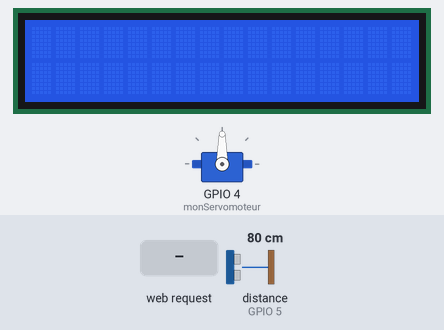
A program run on a simulated ESP8266 (NodeMCU). Parts: servo, 16×2 character LCD. Wiring (inferred from the names in the program): ultrasonic range finder: trigger GPIO 16; echo GPIO 5. Inputs (shaded band) come from the test bench; at power-on: distance to the obstacle (sensor on GPIO 5) 80 cm. The echo pulse lasts 58.3 µs per cm; WiFi joins after 1.5 s; servers stay silent unless stated; network time is answered at once with the bench clock; the local clock reads 2024-03-15 10:24:30 at power-on unless the program sets it; what the program prints to the serial monitor is not drawn.

Above: at 3.7 s.
3.8 s: HTTP request GET /?ligne1=F received
At 5.3 s:
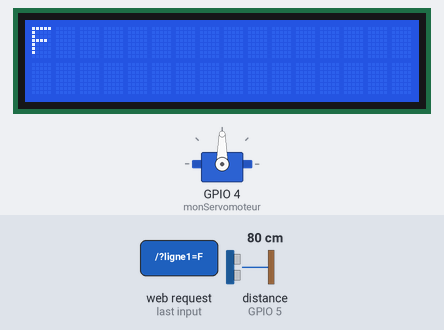
5.6 s: HTTP request GET /?ligne1=O received
At 7.3 s:
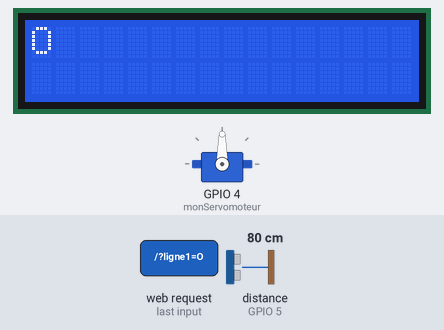
7.6 s: HTTP request GET /?action=O received
10.8 s: HTTP request GET /?ligne1=1 received
At 11.8 s:
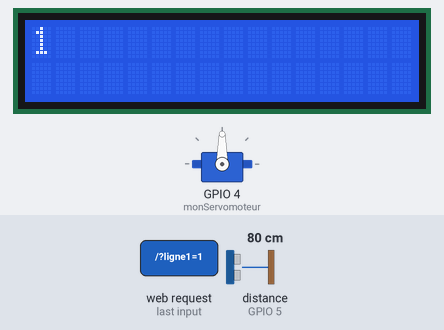
13.0 s: HTTP request GET /?action=F received
At 15.7 s:
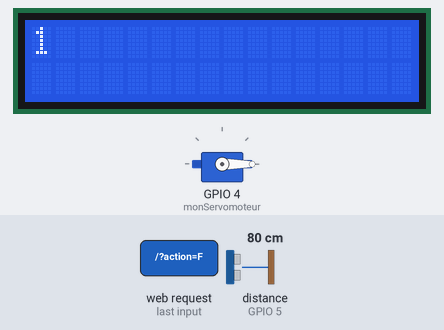
Timing chart, 0 to 17.2 s (numbered marks = the images above; inputs shaded):
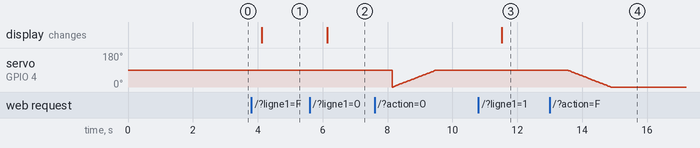

Measured:
- after the input at 3.8 s, the display: changes after 0.33 s (image 1)
- after the input at 5.6 s, the display: changes after 0.54 s (image 2)
- after the input at 10.8 s, the display: changes after 0.72 s (image 3)
- after the input at 13.0 s, servo on GPIO 4 (monServomoteur): moves from 90° to 0° over 1.4 s, starting after 0.54 s

The program:

main.cpp
```cpp
#include <ESP8266WiFi.h>
#include <ESP8266WebServer.h>

#include <Servo.h>

#include <Wire.h>

#include <WiFiClient.h>
#include <WiFiUdp.h>


#include <LiquidCrystal.h>

#include <NTPClient.h>

const char* ssid = "FD-33"; //remplacer par le nom de votre réseau
const char* password = "b7d4853d8745"; //remplacer par le mot de passe de votre réseau


//paramétrer les pin de votre carte

const int trigPin = 16;  //renseigner la pin trig
const int echoPin = 5; //renseigner la pin echo
Servo monServomoteur; //objet servo

// définition des broches auxquelles on a branché l'afficheur LCD
const int pinRS = 2;      // broche 4 (RS) de l'afficheur branchée à GPIO04 de l'ESP8266
const int pinEnable = 0;  // broche 6 (Enable) de l'afficheur branchée à GPIO05 de l'ESP8266
const int pinD4 = 12;  // broche 11 (D4) de l'afficheur branchée à GPIO12 de l'ESP8266
const int pinD5 = 13;  // broche 12 (D5) de l'afficheur branchée à GPIO13 de l'ESP8266
const int pinD6 = 14;  // broche 13 (D6) de l'afficheur branchée à GPIO14 de l'ESP8266
const int pinD7 = 15;  // broche 14 (D7) de l'afficheur branchée à GPIO15 de l'ESP8266

// Initialisation de la bibliothèque LiquidCrystal en utilisant les broches définies ci-dessus:
LiquidCrystal lcd(pinRS, pinEnable, pinD4, pinD5, pinD6, pinD7);

//déclaration des variables

long duration; //variable durée
int distance;  //variable distance

String action = "F";
String action2 = "";

// Affichage initial sur le LCD
String ligne1STR = "";
String ligne2STR = "";

//variable horaire
String heure="";
int heureNum = 25;
String minute="";
int minuteNum = 62;

 // s'il s'agit d'un ESP8266
ESP8266WebServer server(80);

WiFiUDP ntpUDP;

NTPClient temps(ntpUDP, "fr.pool.ntp.org", 3600, 60000);


//Port utilisé

String construitPage() {

  String bouton1Str, bouton2Str;

  String page = "<html lang=fr-FR><head>";
  page += "<title>Ma boîte aux lettres</title>";

  page += "</head><body><h1>Ma boîte aux lettres</h1>";
  page += "<meta charset='utf-8'>";
  page += "<br />";
  page += "<h2>Avez-vous du courrier ? : </h2>";

  //condition d'affichage pour la relève su courrier

  if(distance < 15) { //Ajustez la distance en fonction de la taille de votre boîte aux lettres
    page += "OUI ";
  } else {
    page += "NON";
  }

  page += "<br /><br />";
  page += "<form action='/' method='POST'>";
  page += "<h2>Etat de la porte : ";
  if(action=="F"){
    page += "Fermée";
  }
  else if(action == "O"){
    page += "Ouverte";
  }
  page += "</h2>";
  page += "<p>O: ouvrir et F: fermer </p>";
  page += "<p><INPUT type='text' name='action' value='" + action2 + "'></p>";

  page += "<INPUT type='submit' value='go'><br><br>";

  page += "</form>";

  page += "<br />";
  page += "<form action='/' method='POST'>";
  page += "<h2>Message à afficher sur votre boîte aux lettres</h2>";
  page += "<p>Ligne 1:</p>";
  page += "<p><INPUT type='text' name='ligne1' value='" + ligne1STR + "'></p>";
  page += "<p>Ligne 2:</p>";
  page += "<p><INPUT type='text' name='ligne2' value='" + ligne2STR + "'></p>";
  page += "<INPUT type='submit' value='Appliquer'><br><br>";
  page += "</form>";

  page += "<br />";
  page += "<form action='/' method='POST'>";
  page += "<h2>Programmer une heure d'ouverture</h2>";
  page += "<p>Heure:</p>";
  page += "<p><INPUT type='text' name='heure' value='" + heure + "'></p>";
  page += "<p>Minute:</p>";
  page += "<p><INPUT type='text' name='minute' value='" + minute + "'></p>";
  page += "<INPUT type='submit' value='Appliquer'><br><br>";
  page += "</form>";

  page += "</body></html>";
  return page;
}

void gestionPage() {
   // Vider la trigPin
  digitalWrite(trigPin, LOW);
  delayMicroseconds(2);

  // Mettre la trigPin on HIGH pour 10 secondes
  digitalWrite(trigPin, HIGH);
  delayMicroseconds(10);

  digitalWrite(trigPin, LOW);

  // Récupérer la valeur de la echoPin
  duration = pulseIn(echoPin, HIGH);

  // Calculer la distance
  distance= duration*0.034/2;


  if ( server.hasArg("action") ) {
    action2 = server.arg("action");

     if (action == "F" && action2 == "O")  {
    for (int position = 0; position <= 90; position++) {
      monServomoteur.write(position); //Le moteur effectue 1/4 de tour
      delay(15);
    }
    action=action2;
    action2="";
  }

  //Si on veut fermer la porte
  if (action == "O" && action2 == "F")  {
    for (int position = 90; position >= 0; position--) {
      monServomoteur.write(position); //Le moteur effectue 1/4 de tour
      delay(15);
    }
    action=action2;
    action2="";
  }


  }

  if ( server.hasArg("ligne1") ) {
    ligne1STR = server.arg("ligne1");
    ligne2STR = server.arg("ligne2");

    // Affichage sur le moniteur série, pour débogage
    Serial.print("Commande recue.  Message: ");
    Serial.println(ligne1STR);
    Serial.println(ligne2STR);

    // mise à jour de l'afficheur LCD
    lcd.clear();
    lcd.print(ligne1STR);
    lcd.setCursor(0, 1); // deuxième ligne
    lcd.print(ligne2STR);

  }


  if ( server.hasArg("heure") ) {
    heure = server.arg("heure");
    minute = server.arg("minute");

    // Affichage sur le moniteur série, pour débogage
    Serial.print("Commande recue.  Message: ");
    Serial.println(heure);
    Serial.println(minute);

  }


  server.send ( 200, "text/html", construitPage() );

}

void setup()
{
  // initialisation de la communication série
  Serial.begin(9600);

  // initialisation de la sortie pour le servo moteur
  monServomoteur.attach(4);

  // initialisation de la sortie pour le capteur ultrason

  pinMode(trigPin, OUTPUT); // Sets the trigPin as an Output
  pinMode(echoPin, INPUT); // Sets the echoPin as an Input

   // initialisation de la sortie pour le servo moteur

  Serial.println("Client deconnecter");
  Serial.println("");


  // Vider la trigPin
  digitalWrite(trigPin, LOW);
  delayMicroseconds(2);

  // Mettre la trigPin on HIGH pour 10 secondes
  digitalWrite(trigPin, HIGH);
  delayMicroseconds(10);

  digitalWrite(trigPin, LOW);

  // Récupérer la valeur de la echoPin
  duration = pulseIn(echoPin, HIGH);

  // Calculer la distance
  distance= duration*0.034/2;


  lcd.begin(16, 2);
  lcd.print(ligne1STR);
  lcd.setCursor(0, 1); // deuxième ligne
  lcd.print(ligne2STR);

  //pause
  delay(1000);

  // initialisation de la communication WiFi
  WiFi.begin ( ssid, password );
  while ( WiFi.status() != WL_CONNECTED ) {
    delay ( 500 ); Serial.print ( "." );
  }
  Serial.println ( "" );
  Serial.print ( "Maintenant connecte a " );
  Serial.println ( ssid );
  Serial.print ( "Adresse IP: " );
  Serial.println ( WiFi.localIP() );

  // On indique le nom de la fonction qui gère l'interraction avec la page web
  server.on ( "/",  gestionPage );

  server.begin();
  Serial.println ( "Serveur HTTP en fonction" );

  temps.begin();
}

void loop()
{

  //Update de l'heure
  temps.update();

  heureNum = heure.toInt();
  minuteNum = minute.toInt();
  if (temps.getHours() == heureNum && temps.getMinutes() == minuteNum &&  temps.getSeconds() == 00)  {
    for (int position = 0; position <= 90; position++) {
      monServomoteur.write(position); //Le moteur effectue 1/4 de tour
      delay(15);
    }
    action="O";

  }

  delay(500);
server.handleClient();
  delay(500);

}
```
